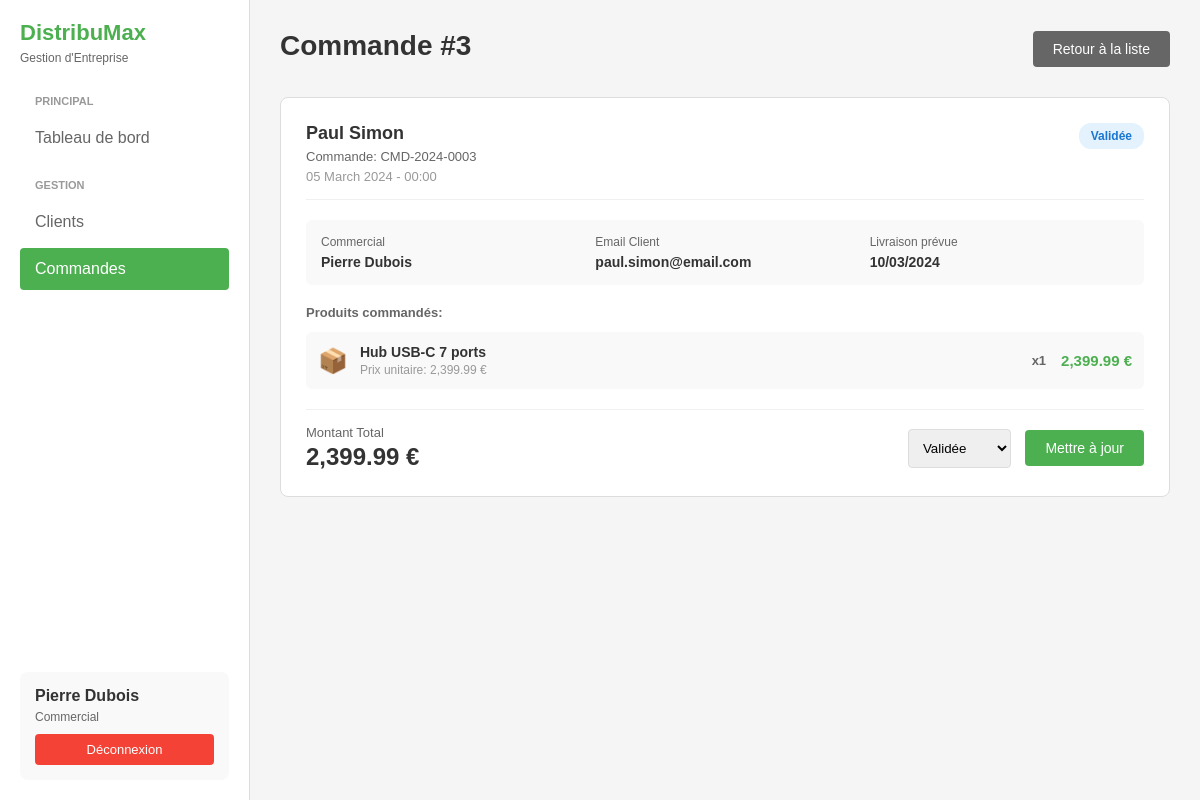
The app's page /pages/commandes.php?action=view&id=3 (signed in) with its own data.
### tables this page shows
CREATE TABLE IF NOT EXISTS commandes (
    id INT AUTO_INCREMENT PRIMARY KEY,
    client_id INT NOT NULL,
    commercial_id INT,
    montant_total DECIMAL(10, 2) NOT NULL DEFAULT 0,
    remise_pourcentage DECIMAL(5, 2) DEFAULT 0,
    montant_final DECIMAL(10, 2) NOT NULL DEFAULT 0,
    statut ENUM('en_attente', 'validee', 'livree', 'annulee') DEFAULT 'en_attente',
    date_commande TIMESTAMP DEFAULT CURRENT_TIMESTAMP,
    date_livraison DATE,
    FOREIGN KEY (client_id) REFERENCES clients(id) ON DELETE RESTRICT,
    FOREIGN KEY (commercial_id) REFERENCES utilisateurs(id) ON DELETE SET NULL,
    INDEX idx_client (client_id),
    INDEX idx_commercial (commercial_id),
    INDEX idx_statut (statut),
    INDEX idx_date (date_commande)
);

CREATE TABLE IF NOT EXISTS clients (
    id INT AUTO_INCREMENT PRIMARY KEY,
    nom VARCHAR(100) NOT NULL,
    prenom VARCHAR(100) NOT NULL,
    email VARCHAR(150) NOT NULL UNIQUE,
    telephone VARCHAR(20),
    adresse TEXT,
    ville VARCHAR(100),
    code_postal VARCHAR(10),
    commercial_id INT,
    actif BOOLEAN DEFAULT TRUE,
    created_at TIMESTAMP DEFAULT CURRENT_TIMESTAMP,
    updated_at TIMESTAMP DEFAULT CURRENT_TIMESTAMP ON UPDATE CURRENT_TIMESTAMP,
    FOREIGN KEY (commercial_id) REFERENCES utilisateurs(id) ON DELETE SET NULL,
    INDEX idx_commercial (commercial_id)
);

CREATE TABLE IF NOT EXISTS details_commande (
    id INT AUTO_INCREMENT PRIMARY KEY,
    commande_id INT NOT NULL,
    produit_id INT NOT NULL,
    quantite INT NOT NULL,
    prix_unitaire DECIMAL(10, 2) NOT NULL,
    sous_total DECIMAL(10, 2) NOT NULL,
    FOREIGN KEY (commande_id) REFERENCES commandes(id) ON DELETE CASCADE,
    FOREIGN KEY (produit_id) REFERENCES produits(id) ON DELETE RESTRICT,
    INDEX idx_commande (commande_id),
    INDEX idx_produit (produit_id)
);

CREATE TABLE IF NOT EXISTS produits (
    id INT AUTO_INCREMENT PRIMARY KEY,
    nom VARCHAR(150) NOT NULL,
    description TEXT,
    prix_unitaire DECIMAL(10, 2) NOT NULL,
    stock_actuel INT DEFAULT 0,
    stock_min INT DEFAULT 10,
    categorie VARCHAR(100),
    actif BOOLEAN DEFAULT TRUE,
    created_at TIMESTAMP DEFAULT CURRENT_TIMESTAMP,
    updated_at TIMESTAMP DEFAULT CURRENT_TIMESTAMP ON UPDATE CURRENT_TIMESTAMP,
    INDEX idx_stock (stock_actuel),
    INDEX idx_categorie (categorie)
);

### pages/commandes.php (the view, shortened to what the rows shown need)
<?php
require_once __DIR__ . '/../controllers/CommandeController.php';
$controller = new CommandeController();
$controller->handleRequest();
$action = $controller->getAction();
$commande = $controller->getCommande();
$details = $controller->getDetails();
$commandes = $controller->getCommandes();
$filterStatut = $controller->getFilterStatut();
$search = $controller->getSearch();
require_once __DIR__ . '/../includes/header.php';
?>
<?php if ($action === 'list'): ?>
    <div class="header">
        <h1>Gestion des Commandes</h1>
        <div class="header-buttons">
            <a href="commandes.php?action=add" class="btn-primary">+ Nouvelle Commande</a>
        </div>
    </div>
    <div class="toolbar">
        <div class="status-tabs">
            <a href="commandes.php" class="status-tab <?php echo empty($filterStatut) ? 'active' : ''; ?>">Toutes</a>
            <a href="commandes.php?statut=en_attente" class="status-tab <?php echo $filterStatut === 'en_attente' ? 'active' : ''; ?>">En Attente</a>
            <a href="commandes.php?statut=validee" class="status-tab <?php echo $filterStatut === 'validee' ? 'active' : ''; ?>">Validées</a>
            <a href="commandes.php?statut=livree" class="status-tab <?php echo $filterStatut === 'livree' ? 'active' : ''; ?>">Livrées</a>
            <a href="commandes.php?statut=annulee" class="status-tab <?php echo $filterStatut === 'annulee' ? 'active' : ''; ?>">Annulées</a>
        </div>
        <form method="GET" action="" class="search-box">
            <input type="text" name="search" placeholder="Rechercher une commande..." value="<?php echo htmlspecialchars($search); ?>">
            <button type="submit" class="action-btn">Rechercher</button>
        </form>
    </div>
    <div class="orders-list">
        <?php if (empty($commandes)): ?>
            <div class="alert alert-info">Aucune commande trouvée.</div>
        <?php else: ?>
            <?php foreach ($commandes as $cmd): ?>
                <?php $cmdDetails = $controller->getCommandeDetails($cmd['id']); ?>
                <div class="order-card">
                    <div class="order-header">
                        <div class="order-info">
                            <h3><?php echo htmlspecialchars($cmd['client_nom']); ?></h3>
                            <div class="order-id">Commande: CMD-<?php echo date('Y', strtotime($cmd['date_commande'])); ?>-<?php echo str_pad($cmd['id'], 4, '0', STR_PAD_LEFT); ?></div>
                            <div class="order-date"><?php echo date('d F Y - H:i', strtotime($cmd['date_commande'])); ?></div>
                        </div>
                        <span class="status-badge <?php echo CommandeController::getStatusClass($cmd['statut']); ?>">
                            <?php echo CommandeController::getStatusText($cmd['statut']); ?>
                        </span>
                    </div>
                    <div class="order-details">
                        <div class="detail-item">
                            <span class="detail-label">Commercial</span>
                            <span class="detail-value"><?php echo htmlspecialchars($cmd['commercial_nom']); ?></span>
                        </div>
                        <div class="detail-item">
                            <span class="detail-label">Articles</span>
                            <span class="detail-value"><?php echo count($cmdDetails); ?> produit(s)</span>
                        </div>
                        <div class="detail-item">
                            <span class="detail-label">Livraison</span>
                            <span class="detail-value"><?php echo $cmd['date_livraison'] ? date('d/m/Y', strtotime($cmd['date_livraison'])) : 'Non définie'; ?></span>
                        </div>
                        <?php if ($cmd['remise_pourcentage'] > 0): ?>
                        <div class="detail-item">
                            <span class="detail-label">Remise</span>
                            <span class="detail-value"><?php echo number_format($cmd['remise_pourcentage'], 0); ?>%</span>
                        </div>
                        <?php endif; ?>
                    </div>
                    <?php if (!empty($cmdDetails)): ?>
                    <div class="products-section">
                        <div class="products-title">Produits commandés:</div>
                        <div class="products-list">
                            <?php foreach ($cmdDetails as $detail): ?>
                            <div class="product-item">
                                <div class="product-info">
                                    <div class="product-icon">📦</div>
                                    <div class="product-details">
                                        <h4><?php echo htmlspecialchars($detail['produit_nom']); ?></h4>
                                        <div class="product-code">Prix unitaire: <?php echo number_format($detail['prix_unitaire'], 2); ?> €</div>
                                    </div>
                                </div>
                                <div class="product-quantity">
                                    <span class="qty">x<?php echo $detail['quantite']; ?></span>
                                    <span class="price"><?php echo number_format($detail['sous_total'], 2); ?> €</span>
                                </div>
                            </div>
                            <?php endforeach; ?>
                        </div>
                    </div>
                    <?php endif; ?>
                    <div class="order-footer">
                        <div class="total">
                            <span class="total-label">Montant Total</span>
                            <span class="total-value"><?php echo number_format($cmd['montant_final'], 2); ?> €</span>
                        </div>
                        <div class="order-actions">
                            <a href="commandes.php?action=view&id=<?php echo $cmd['id']; ?>" class="action-btn">Voir</a>
                            <form method="POST" action="" style="display: inline;">
                                <input type="hidden" name="action" value="update_statut">
                                <input type="hidden" name="id" value="<?php echo $cmd['id']; ?>">
                                <select name="statut" onchange="this.form.submit()" style="padding: 8px; border-radius: 4px; border: 1px solid #ddd;">
                                    <option value="en_attente" <?php echo $cmd['statut'] === 'en_attente' ? 'selected' : ''; ?>>En attente</option>
                                    <option value="validee" <?php echo $cmd['statut'] === 'validee' ? 'selected' : ''; ?>>Validée</option>
                                    <option value="livree" <?php echo $cmd['statut'] === 'livree' ? 'selected' : ''; ?>>Livrée</option>
                                    <option value="annulee" <?php echo $cmd['statut'] === 'annulee' ? 'selected' : ''; ?>>Annulée</option>
                                </select>
                            </form>
                        </div>
                    </div>
                </div>
            <?php endforeach; ?>
        <?php endif; ?>
    </div>
<?php elseif ($action === 'view' && $commande): ?>
    <div class="header">
        <h1>Commande #<?php echo $commande['id']; ?></h1>
        <a href="commandes.php" class="btn-secondary">Retour à la liste</a>
    </div>
    <div class="order-card">
        <div class="order-header">
            <div class="order-info">
                <h3><?php echo htmlspecialchars($commande['client_nom']); ?></h3>
                <div class="order-id">Commande: CMD-<?php echo date('Y', strtotime($commande['date_commande'])); ?>-<?php echo str_pad($commande['id'], 4, '0', STR_PAD_LEFT); ?></div>
                <div class="order-date"><?php echo date('d F Y - H:i', strtotime($commande['date_commande'])); ?></div>
            </div>
            <span class="status-badge <?php echo CommandeController::getStatusClass($commande['statut']); ?>">
                <?php echo CommandeController::getStatusText($commande['statut']); ?>
            </span>
        </div>
        <div class="order-details">
            <div class="detail-item">
                <span class="detail-label">Commercial</span>
                <span class="detail-value"><?php echo htmlspecialchars($commande['commercial_nom']); ?></span>
            </div>
            <div class="detail-item">
                <span class="detail-label">Email Client</span>
                <span class="detail-value"><?php echo htmlspecialchars($commande['client_email']); ?></span>
            </div>
            <div class="detail-item">
                <span class="detail-label">Livraison prévue</span>
                <span class="detail-value"><?php echo $commande['date_livraison'] ? date('d/m/Y', strtotime($commande['date_livraison'])) : 'Non définie'; ?></span>
            </div>
        </div>
        <div class="products-section">
            <div class="products-title">Produits commandés:</div>
            <div class="products-list">
                <?php foreach ($details as $detail): ?>
                <div class="product-item">
                    <div class="product-info">
                        <div class="product-icon">📦</div>
                        <div class="product-details">
                            <h4><?php echo htmlspecialchars($detail['produit_nom']); ?></h4>
                            <div class="product-code">Prix unitaire: <?php echo number_format($detail['prix_unitaire'], 2); ?> €</div>
                        </div>
                    </div>
                    <div class="product-quantity">
                        <span class="qty">x<?php echo $detail['quantite']; ?></span>
                        <span class="price"><?php echo number_format($detail['sous_total'], 2); ?> €</span>
                    </div>
                </div>
                <?php endforeach; ?>
            </div>
        </div>
        <div class="order-footer">
            <div class="total">
                <span class="total-label">Montant Total</span>
                <span class="total-value"><?php echo number_format($commande['montant_final'], 2); ?> €</span>
            </div>
            <div class="order-actions">
                <form method="POST" action="">
                    <select name="statut" style="padding: 10px; border-radius: 4px; border: 1px solid #ddd; margin-right: 10px;">
                        <option value="validee" <?php echo $commande['statut'] === 'validee' ? 'selected' : ''; ?>>Validée</option>
                    </select>
                    <button type="submit" class="btn-primary">Mettre à jour</button>
                </form>
            </div>
        </div>
    </div>
<?php endif; ?>
<?php require_once __DIR__ . '/../includes/footer.php'; ?>

### records on screen
commandes: id "3", date_commande "2024", id "0003", date_commande "05 March 2024 - 00:00", statut "Validée", client.email "paul.simon@email.com", date_livraison "10/03/2024", montant_final "2,399.99"
details_commande: produit.nom "Hub USB-C 7 ports", prix_unitaire "2,399.99", quantite "1", sous_total "2,399.99"

### other values on screen
$_SESSION['user_prenom'] . ' ' . $_SESSION['user_nom'] "Pierre Dubois"
$_SESSION['user_role'] "Commercial"
$commande['client_nom'] "Paul Simon"
$commande['commercial_nom'] "Pierre Dubois"
